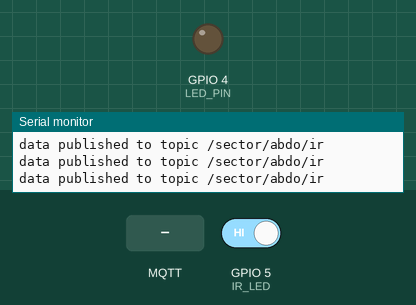
A sketch run on a simulated ESP8266 (NodeMCU). On the bench: output pins drawn as LEDs (lit = HIGH), the last lines printed to the serial monitor. The test bench sets the inputs (shaded band); at power-on: GPIO 5 (IR_LED) HIGH. WiFi joins after 1.5 s; servers stay silent unless stated; no MQTT or app messages arrive unless stated.

Above: at 2.8 s.
2.9 s: MQTT message "LED_ON" arrives on the first subscribed topic
At 3.4 s:
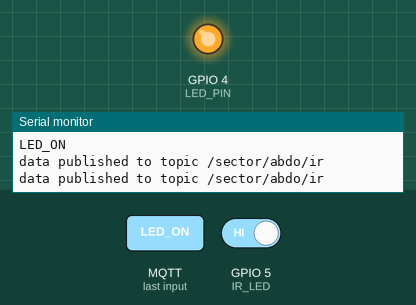
4.4 s: MQTT message "LED_OFF" arrives on the first subscribed topic
At 5.8 s:
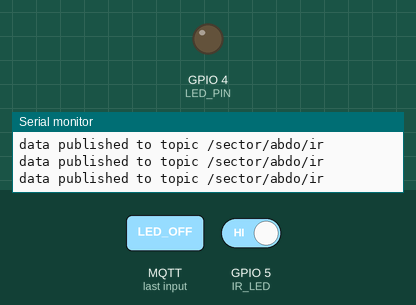
Timing chart, 0 to 7.4 s (numbered marks = the images above; inputs shaded):
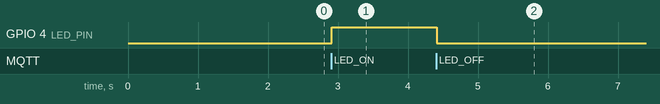

Measured:
- after the input at 2.9 s, GPIO 4 (LED_PIN): LOW → HIGH at once
- after the input at 4.4 s, GPIO 4 (LED_PIN): HIGH → LOW at once

The sketch:

Sector_Final_Project.ino
```cpp
/*  IoT Workshop
 * Author: Abdelrahman Gamal
 * LinkedIn: https://www.linkedin.com/in/abdelrahman-gamal-a5b3a1244
 * Date: Apr, 2025
 * Board: ESP8266 NodeMCU 1
 */

#include <ESP8266WiFi.h>
#include <PubSubClient.h>
#define IR_LED   5
#define LED_PIN  4


#define SECONDS_BETWEEN_PUBLISHING 200

char ssid[] = "Abdelrahman Gamal";
char pass[] = "abdo2002gamal";

const char broker[] = "broker.emqx.io";
int port = 1883;

WiFiClient Espclient; // Wifi instance
PubSubClient client(Espclient);// PubSubClient instance

long long duration = 0;
// Callback Function for subscribtion
void Subscribe_CallBack(char *topic , byte *payload , unsigned int length);
int IR_State = 0;
int LED_State = 0;

void setup() {
  // put your setup code here, to run once:
  Serial.begin(9600);
  // establish WiFi connection
  WiFi.begin(ssid , pass);
  while(WiFi.status() != WL_CONNECTED)
  {
    Serial.println("connecting.....");
    Serial.println(WiFi.status());

  }

  Serial.println("WiFi Connected !!");
  Serial.println(WiFi.status());
  Serial.println(WiFi.localIP());

  // Set MQTT broker connection
  client.setServer(broker , port);
  client.setCallback(Subscribe_CallBack);
  // establish connection
  while(!client.connect("Abdo_2002_3221"))
  {
    Serial.print("Connecting to broker : ");Serial.println(broker);
  }

  Serial.println("Connected");
  // client.connected() check if it is connected or not
  // for all topics /sector/#
  // for specific topic /sector/abdo
  if(!client.subscribe("/sector/abdo/led"))
  {
    Serial.println("Subscription Failed");
  }
  Serial.println("Subscription Done");
  pinMode(IR_LED, INPUT);
  pinMode(LED_PIN , OUTPUT);

  duration = millis();
}

void loop() {
  // put your main code here, to run repeatedly:
  client.loop();

  IR_State = digitalRead(IR_LED);
  // publish data
  if((millis() - duration) >= SECONDS_BETWEEN_PUBLISHING)
  {
    client.publish("/sector/abdo/ir",(IR_State? "NO_OBJECT_DETECTED" : "OBJECT_DETECTED"));
    Serial.println("data published to topic /sector/abdo/ir");
    duration = millis();
  }

  if(1 == LED_State)
  {
    digitalWrite(LED_PIN , HIGH);
  }
  else
  {
    digitalWrite(LED_PIN , LOW);
  }
}
// function implementation
void Subscribe_CallBack(char *topic , byte *payload , unsigned int length)
{
  char arr_char[length];
  Serial.print("Recieved MSG on Topic: ");
  Serial.println(topic);
  Serial.println("Recieved MSG on Topic");
  for(int i = 0; i < length; i++)
  {
    arr_char[i] = (char)payload[i];
  }
  arr_char[length] = '\0';

  if(strcmp(arr_char , "LED_ON") == 0)
  {
    LED_State = 1;
  }
  else if(strcmp(arr_char , "LED_OFF") == 0)
  {
    LED_State = 0;
  }
  else{}
  Serial.print(arr_char);
  Serial.println();
}
```
